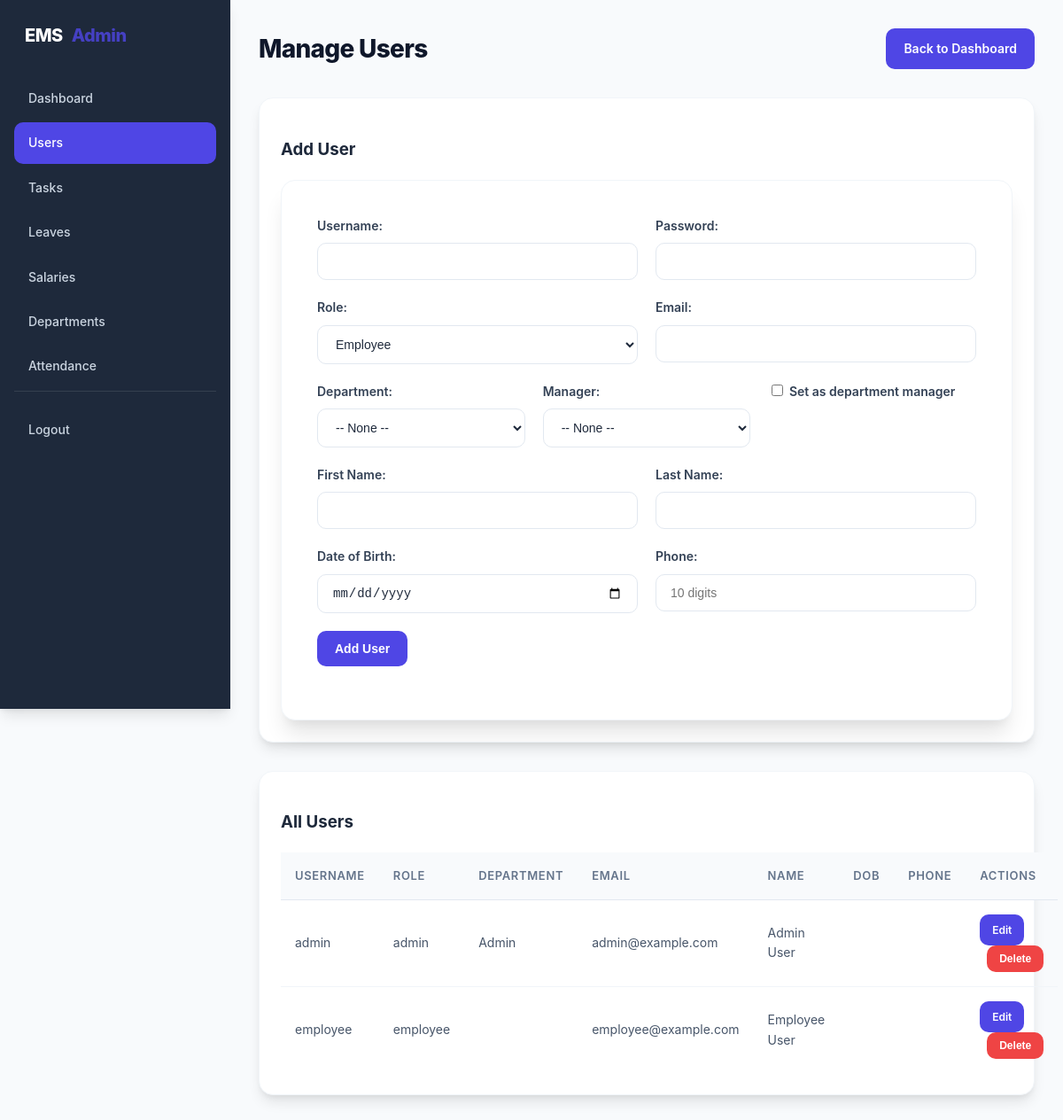
The page /admin/users.php (signed in) on the database its author committed.
### tables this page shows
CREATE TABLE `users` (
  `id` int(11) NOT NULL AUTO_INCREMENT,
  `username` varchar(255) NOT NULL,
  `password` varchar(255) NOT NULL,
  `role` enum('admin','employee','manager','hr') NOT NULL,
  `email` varchar(255) DEFAULT NULL,
  `first_name` varchar(100) DEFAULT NULL,
  `last_name` varchar(100) DEFAULT NULL,
  `dob` date DEFAULT NULL,
  `phone` varchar(20) DEFAULT NULL,
  `department_id` int(11) DEFAULT NULL,
  `manager_id` int(11) DEFAULT NULL,
  PRIMARY KEY (`id`)
);

CREATE TABLE `departments` (
  `id` int(11) NOT NULL AUTO_INCREMENT,
  `name` varchar(100) NOT NULL,
  `manager_id` int(11) DEFAULT NULL,
  PRIMARY KEY (`id`),
  KEY `manager_id` (`manager_id`),
  CONSTRAINT `departments_manager_fk` FOREIGN KEY (`manager_id`) REFERENCES `users` (`id`) ON DELETE SET NULL
);

### include/db.php (called while the page is built, shortened)
<?php
function is_admin() {
    return isset($_SESSION['role']) && $_SESSION['role'] === 'admin';
}

### admin/users.php (the view, shortened to what this page needs)
<?php
require_once '../include/db.php';
if (is_admin()) {
    $sql = "SELECT u.*, d.name AS dept_name FROM users u LEFT JOIN departments d ON u.department_id = d.id";
    $users = $conn->query($sql);
} else {
    $mgrDept = manager_department_id();
    $sql = "SELECT u.*, d.name AS dept_name FROM users u LEFT JOIN departments d ON u.department_id = d.id WHERE u.department_id = " . (int)$mgrDept;
    $users = $conn->query($sql);
}
?>
<!DOCTYPE html>
<html>
<head>
    <link rel="stylesheet" type="text/css" href="../css/style.css">
</head>
<body>
<?php include __DIR__ . '/../include/admin_header.php'; ?>
    <div class="page-header">
        <h1 class="h1">Manage Users</h1>
        <div class="text-right"><a class="btn secondary" href="dashboard.php">Back to Dashboard</a></div>
    </div>
    <div class="card section">
        <h3 class="small-muted">Add User</h3>
    <form method="post" action="users.php" class="form-card">
            <div class="row">
                <div class="col form-group">
                    <label>Username:</label>
                    <input type="text" name="username" required maxlength="64">
                </div>
                <div class="col form-group">
                    <label>Password:</label>
                    <input type="password" name="password" required minlength="6" maxlength="128">
                </div>
            </div>
            <div class="row">
                <div class="col form-group">
                    <label>Role:</label>
                    <select name="role">
                        <option value="employee" selected>Employee</option>
                    </select>
                </div>
                <div class="col form-group">
                    <label>Email:</label>
                    <input type="email" name="email" required>
                </div>
            </div>
            <div class="row">
                <div class="col form-group">
                    <label>Department:</label>
                    <select name="department_id">
                        <option value="">-- None --</option>
                    </select>
                </div>
                <div class="col form-group">
                    <label>Manager:</label>
                    <select name="manager_id" id="manager_select">
                        <option value="">-- None --</option>
                    </select>
                </div>
                <?php if (is_admin()): ?>
                <div class="col form-group">
                    <label><input type="checkbox" name="set_as_dept_manager" value="1"> Set as department manager</label>
                </div>
                <?php endif; ?>
            </div>
            <div class="row">
                <div class="col form-group">
                    <label>First Name:</label>
                    <input type="text" name="first_name">
                </div>
                <div class="col form-group">
                    <label>Last Name:</label>
                    <input type="text" name="last_name">
                </div>
            </div>
            <div class="row">
                <div class="col form-group">
                    <label>Date of Birth:</label>
                    <input type="date" name="dob">
                </div>
                <div class="col form-group">
                    <label>Phone:</label>
                    <input type="text" name="phone" pattern="[0-9]{10}" maxlength="10" placeholder="10 digits">
                </div>
            </div>
            <div class="form-group text-right">
                <button class="btn" type="submit" name="add_user">Add User</button>
            </div>
        </form>
    </div>
    <div class="card section">
        <h3 class="small-muted">All Users</h3>
        <table class="table">
            <thead>
                <tr>
                    <th>Username</th>
                    <th>Role</th>
                    <th>Department</th>
                    <th>Email</th>
                    <th>Name</th>
                    <th>DOB</th>
                    <th>Phone</th>
                    <th>Actions</th>
                </tr>
            </thead>
            <tbody>
                <?php while ($user = $users->fetch_assoc()) { ?>
                    <tr>
                        <td data-label="Username"><?php echo htmlspecialchars($user['username']); ?></td>
                        <td data-label="Role"><?php echo htmlspecialchars($user['role']); ?></td>
                        <td data-label="Department"><?php echo htmlspecialchars($user['dept_name'] ?? ''); ?></td>
                        <td data-label="Email"><?php echo htmlspecialchars($user['email']); ?></td>
                        <td data-label="Name"><?php echo htmlspecialchars($user['first_name'] . ' ' . $user['last_name']); ?></td>
                        <td data-label="DOB"><?php echo htmlspecialchars($user['dob']); ?></td>
                        <td data-label="Phone"><?php echo htmlspecialchars($user['phone']); ?></td>
                        <td data-label="Actions">
                            <a class="btn outline small" href="edit_user.php?id=<?php echo $user['id']; ?>">Edit</a>
                            <form method="post" action="users.php" style="display: inline;margin-left:8px;">
                                <button class="btn danger small" type="submit" name="delete_user" onclick="return confirm('Are you sure you want to delete this user?');">Delete</button>
                            </form>
                        </td>
                    </tr>
                <?php } ?>
            </tbody>
        </table>
    </div>
<?php include __DIR__ . '/../include/admin_footer.php'; ?>
</body>
</html>

### include/admin_header.php (shortened to what this page needs)
<div class="app">
  <aside class="sidebar" id="sidebar">
    <div style="display:flex;align-items:center;justify-content:space-between;margin-bottom:32px;width:100%">
      <h3 style="margin:0">EMS<span> Admin</span></h3>
    </div>
    <nav id="navMenu">
      <a class="nav-link <?php echo (strpos($_SERVER['PHP_SELF'], 'dashboard.php') !== false) ? 'active' : ''; ?>" href="/ems_php_sql/admin/dashboard.php">Dashboard</a>
      <a class="nav-link <?php echo (strpos($_SERVER['PHP_SELF'], 'users.php') !== false) ? 'active' : ''; ?>" href="/ems_php_sql/admin/users.php">Users</a>
      <a class="nav-link <?php echo (strpos($_SERVER['PHP_SELF'], 'tasks.php') !== false) ? 'active' : ''; ?>" href="/ems_php_sql/admin/tasks.php">Tasks</a>
      <a class="nav-link <?php echo (strpos($_SERVER['PHP_SELF'], 'leaves.php') !== false) ? 'active' : ''; ?>" href="/ems_php_sql/admin/leaves.php">Leaves</a>
      <a class="nav-link <?php echo (strpos($_SERVER['PHP_SELF'], 'salaries.php') !== false) ? 'active' : ''; ?>" href="/ems_php_sql/admin/salaries.php">Salaries</a>
      <a class="nav-link <?php echo (strpos($_SERVER['PHP_SELF'], 'departments.php') !== false) ? 'active' : ''; ?>" href="/ems_php_sql/admin/departments.php">Departments</a>
      <a class="nav-link <?php echo (strpos($_SERVER['PHP_SELF'], 'attendance.php') !== false) ? 'active' : ''; ?>" href="/ems_php_sql/admin/attendance.php">Attendance</a>
      <div style="margin-top:auto; padding-top: 20px; border-top: 1px solid rgba(255,255,255,0.1)">
        <a class="nav-link" href="/ems_php_sql/logout.php">Logout</a>
      </div>
    </nav>
  </aside>
  <main class="main">
    <div class="container">

### include/admin_footer.php (shortened to what this page needs)
    </div>
  </main>
</div>
<?php include __DIR__ . '/footer.php'; ?>

### include/footer.php
</body>
</html>

### css/style.css (style rules this page uses)
:root { --bg: #f8fafc; --card: #ffffff; --muted: #64748b; --primary: #4f46e5; --primary-hover: #4338ca; --accent: #10b981; --danger: #ef4444; --warning: #f59e0b; --radius: 16px; --radius-sm: 10px; --maxw: 1280px; --gap: 24px; --shadow-sm: 0 1px 3px rgba(0,0,0,0.1); --shadow: 0 10px 15px -3px rgba(0,0,0,0.1), 0 4px 6px -2px rgba(0,0,0,0.05); --shadow-lg: 0 20px 25px -5px rgba(0,0,0,0.1), 0 10px 10px -5px rgba(0,0,0,0.04); --sidebar-bg: #1e293b; --sidebar-text: #cbd5e1; --sidebar-hover: #334155; --sidebar-active: #4f46e5; --sidebar-active-text: #ffffff; }
* { box-sizing: border-box; transition: background-color 0.2s, border-color 0.2s, box-shadow 0.2s, transform 0.2s; }
body { margin: 0; font-family: 'Inter', 'Segoe UI', Roboto, system-ui, sans-serif; background: var(--bg); color: #1e293b; -webkit-font-smoothing: antialiased; line-height: 1.6; scroll-behavior: smooth; }
.app { display: flex; min-height: 100vh; padding: 0; gap: 0; }
.sidebar { width: 260px; background: var(--sidebar-bg); color: #fff; padding: 24px 16px; box-shadow: var(--shadow); display: flex; flex-direction: column; position: sticky; top: 0; height: 100vh; z-index: 100; }
.sidebar h3 { margin: 0 0 32px; font-size: 20px; font-weight: 800; letter-spacing: -0.025em; padding: 0 12px; color: #fff; display: flex; align-items: center; gap: 10px; }
.nav-link { display: flex; align-items: center; color: var(--sidebar-text); padding: 12px 16px; border-radius: var(--radius-sm); text-decoration: none; margin-bottom: 4px; font-weight: 500; font-size: 14px; }
.nav-link.active { background: var(--sidebar-active); color: var(--sidebar-active-text); }
.main { flex: 1; padding: 32px; overflow-y: auto; }
.container { max-width: var(--maxw); margin: 0 auto; }
.page-header { display: flex; align-items: center; justify-content: space-between; margin-bottom: 32px; }
.h1 { font-size: 28px; margin: 0; font-weight: 800; letter-spacing: -0.025em; color: #0f172a; }
.card { background: var(--card); padding: 24px; border-radius: var(--radius); border: 1px solid #f1f5f9; box-shadow: var(--shadow); margin-bottom: var(--gap); }
.section { margin-bottom: 32px; }
.form-card { background: var(--card); padding: 40px; border-radius: var(--radius); box-shadow: var(--shadow-lg); border: 1px solid #f1f5f9; }
form label { display: block; font-size: 14px; font-weight: 600; color: #334155; margin-bottom: 8px; }
.form-group { margin-bottom: 20px; }
input[type=text], input[type=email], input[type=tel], input[type=password], input[type=date], input[type=number], select, textarea { width: 100%; padding: 12px 16px; border: 1px solid #e2e8f0; border-radius: var(--radius-sm); background: #fff; font-size: 14px; color: #1e293b; outline: none; }
.row { display: flex; gap: 20px; }
.col { flex: 1; }
.btn { display: inline-flex; align-items: center; justify-content: center; padding: 12px 20px; background: var(--primary); color: #fff; border-radius: var(--radius-sm); text-decoration: none; border: 0; cursor: pointer; font-weight: 600; font-size: 14px; gap: 8px; }
.btn.small { padding: 8px 14px; font-size: 12px; }
.btn.danger { background: var(--danger); }
.table { width: 100%; border-collapse: separate; border-spacing: 0; margin-top: 16px; }
.table th { background: #f8fafc; color: var(--muted); font-weight: 600; font-size: 13px; text-transform: uppercase; letter-spacing: 0.05em; padding: 16px; text-align: left; border-bottom: 1px solid #e2e8f0; }
.table td { padding: 16px; border-bottom: 1px solid #f1f5f9; color: #475569; font-size: 14px; }
.table tbody tr:last-child td { border-bottom: 0; }
.sidebar h3 span { color: var(--primary); opacity: 0.8; }
.card, .stat, .form-card { animation: fadeIn 0.4s ease-out backwards; }

### rows shown on the page
users: username "admin", role "admin", department.name "Admin", email "admin@example.com", first_name+last_name "Admin User"
users: username "employee", role "employee", email "employee@example.com", first_name+last_name "Employee User"
